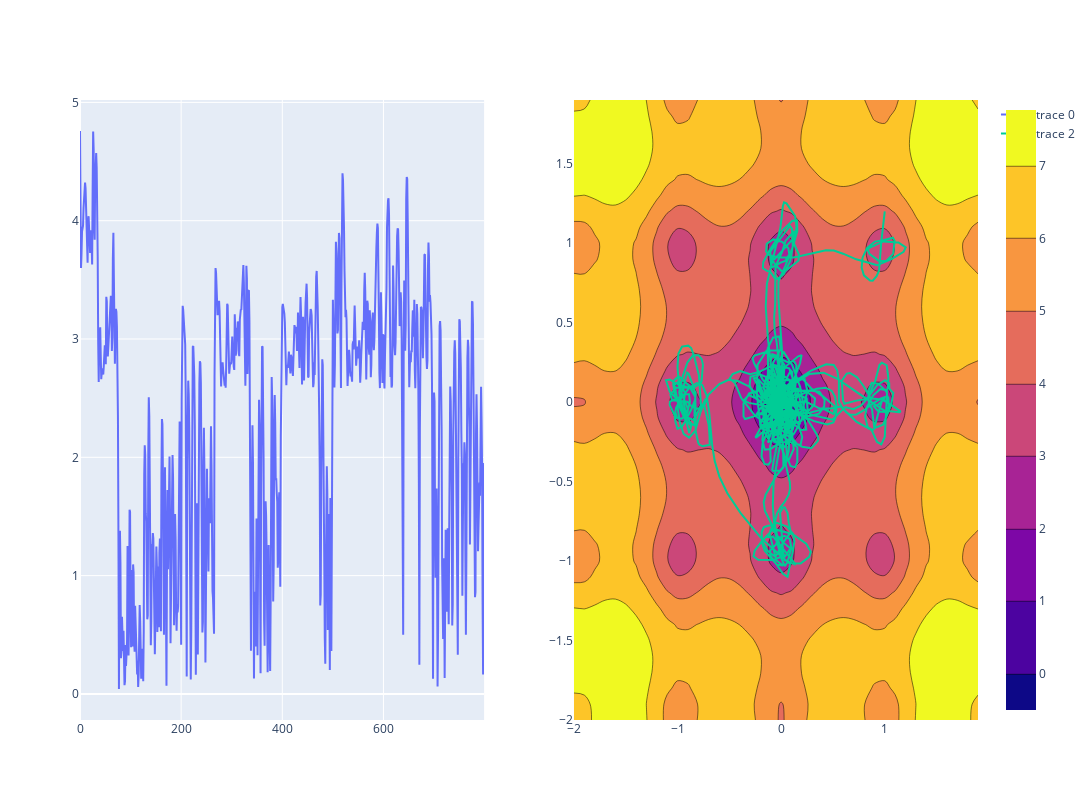

Source (notebook cell):
### Code cell
m = of.Ackley(start=[1.0, 1.2], bounds=5)
ackley_sgdlevy = of.OptimisationProblem(
    m,
    SGDMeta(m.parameters(), height=0.2, width=0.02, lr=0.01, momentum=0.75),
    n_epochs = 800
)
losses, params, preds = ackley_sgdlevy.run()
fig3 = ackley_sgdlevy.visualise((-2, 2), (-2, 2), 0.1, render="contour")
fig3.show()

### Figure 1 — Plotly figure (JSON) as saved in the notebook; plotly's stock layout.template omitted (floating-point values rounded to 4 significant figures; data arrays with more than 128 entries replaced by an {"elided": "..."} marker saying what was removed)
{"data": [{"type": "scatter", "x": {"elided": "800 int values"}, "xaxis": "x", "y": {"elided": "800 float values"}, "yaxis": "y"}, {"type": "contour", "x": [-2, -1.9, -1.8, -1.7, -1.6, -1.5, -1.4, -1.3, -1.2, -1.1, -1.0, -0.9, -0.8, -0.7, -0.6, -0.5, -0.4, -0.3, -0.2, -0.1, 1.776e-15, 0.1, 0.2, 0.3, 0.4, 0.5, 0.6, 0.7, 0.8, 0.9, 1.0, 1.1, 1.2, 1.3, 1.4, 1.5, 1.6, 1.7, 1.8, 1.9], "xaxis": "x2", "y": [-2, -1.9, -1.8, -1.7, -1.6, -1.5, -1.4, -1.3, -1.2, -1.1, -1.0, -0.9, -0.8, -0.7, -0.6, -0.5, -0.4, -0.3, -0.2, -0.1, 1.776e-15, 0.1, 0.2, 0.3, 0.4, 0.5, 0.6, 0.7, 0.8, 0.9, 1.0, 1.1, 1.2, 1.3, 1.4, 1.5, 1.6, 1.7, 1.8, 1.9], "yaxis": "y2", "z": {"elided": "40x40 float values"}}, {"text": {"elided": "800 str values"}, "type": "scatter", "x": {"elided": "801 float values"}, "xaxis": "x2", "y": {"elided": "801 float values"}, "yaxis": "y2"}], "layout": {"autosize": false, "height": 800, "width": 1600, "xaxis": {"anchor": "y", "domain": [0, 0.45]}, "xaxis2": {"anchor": "y2", "domain": [0.55, 1]}, "yaxis": {"anchor": "x", "domain": [0, 1]}, "yaxis2": {"anchor": "x2", "domain": [0, 1]}}}
